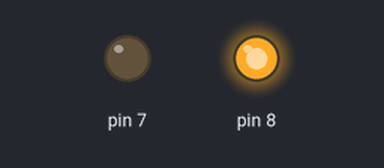
Bench run of a sketch on a simulated Arduino Uno, built with avr-gcc and run on an emulated ATmega328P. Parts: output pins drawn as LEDs (lit = HIGH).

Above: at 3.5 s.
At 5.6 s:
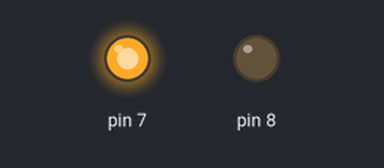
At 6.6 s:
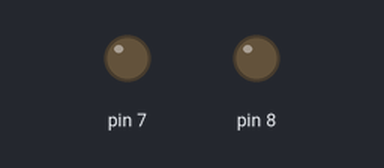
Timing chart, 0 to 9.2 s (numbered marks = the images above):
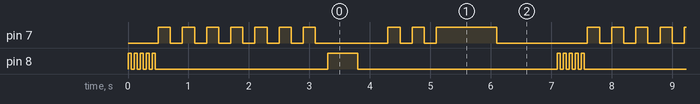

The sketch:

sketch_jul13aFSD.ino
```cpp
void setup() {
  // put your setup code here, to run once:
pinMode(8,OUTPUT);
pinMode(7,OUTPUT);
}

void loop() {
  // put your main code here, to run repeatedly:
digitalWrite(8,HIGH);
delay(50);
digitalWrite(8,LOW);
delay(50);

digitalWrite(8,HIGH);
delay(50);
digitalWrite(8,LOW);
delay(50);

digitalWrite(8,HIGH);
delay(50);
digitalWrite(8,LOW);
delay(50);


digitalWrite(8,HIGH);
delay(50);
digitalWrite(8,LOW);
delay(50);

digitalWrite(8,HIGH);
delay(50);
digitalWrite(8,LOW);
delay(50);

digitalWrite(7,HIGH);
delay(200);
digitalWrite(7,LOW);
delay(200);

digitalWrite(7,HIGH);
delay(200);
digitalWrite(7,LOW);
delay(200);

digitalWrite(7,HIGH);
delay(200);
digitalWrite(7,LOW);
delay(200);

digitalWrite(7,HIGH);
delay(200);
digitalWrite(7,LOW);
delay(200);

digitalWrite(7,HIGH);
delay(200);
digitalWrite(7,LOW);
delay(200);

digitalWrite(7,HIGH);
delay(200);
digitalWrite(7,LOW);
delay(200);

digitalWrite(7,HIGH);
delay(200);
digitalWrite(7,LOW);
delay(200);

digitalWrite(8,HIGH);
delay(500);
digitalWrite(8,LOW);
delay(500);

digitalWrite(7,HIGH);
delay(200);
digitalWrite(7,LOW);
delay(200);

digitalWrite(7,HIGH);
delay(200);
digitalWrite(7,LOW);
delay(200);

digitalWrite(7,HIGH);
delay(1000);
digitalWrite(7,LOW);
delay(1000);


}
```

Measured:
- by itself, pin 7: repeats every 7.1 s: 6 × (LOW 0.20 s, HIGH 0.20 s), LOW 1.2 s, 2 × (HIGH 0.20 s, LOW 0.20 s), HIGH 1.0 s, LOW 1.5 s, HIGH 0.20 s
- by itself, pin 8: repeats every 7.1 s: 4 × (LOW 0.05 s, HIGH 0.05 s), LOW 2.9 s, HIGH 0.50 s, LOW 3.3 s, HIGH 0.05 s
- by itself, everything shown: repeats every 7.1 s, in 32 steps
